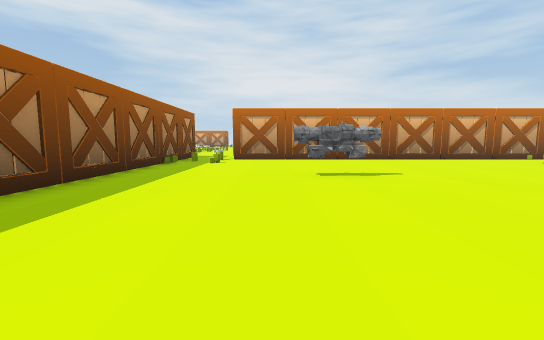
View 1 (above)

13 first-person views from a walk through a 3-D level made in the Unity game engine. The camera is 1.4 m above the floor, tilts 6° down and sees 90° across. The floor is counted in squares, 2 m on a side. Each view is taken from the middle of a square. On the plan, view 1 faces up. The plan holds only what a view shows up to about 9 squares ahead; the rest is blank. The place goes on beyond the plan. Some surface patterns are stand-ins.

View 2
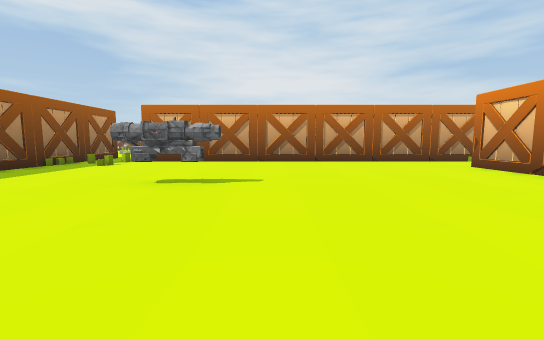

View 3
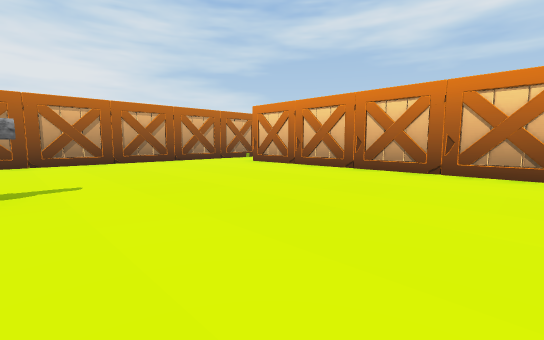

View 4
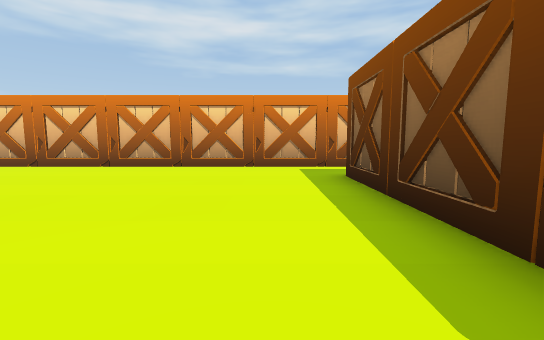

View 5
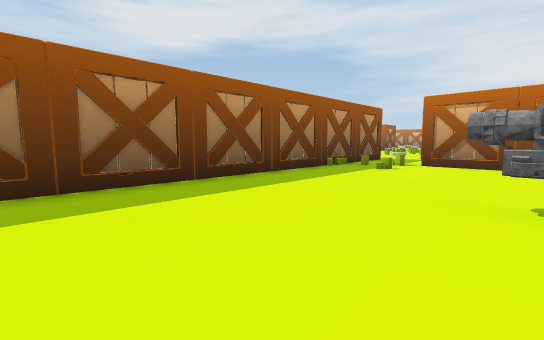

View 6
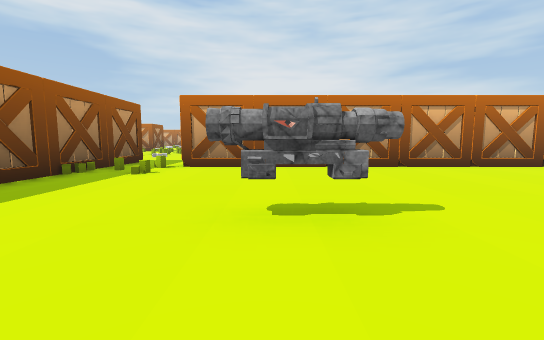

View 7
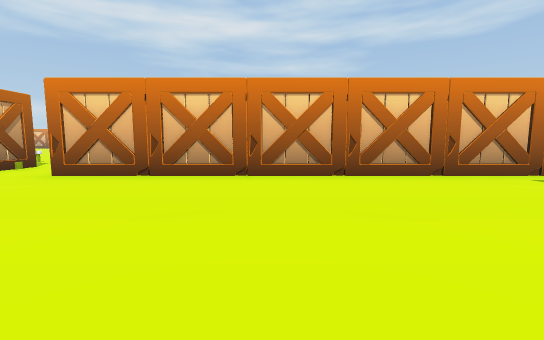

View 8
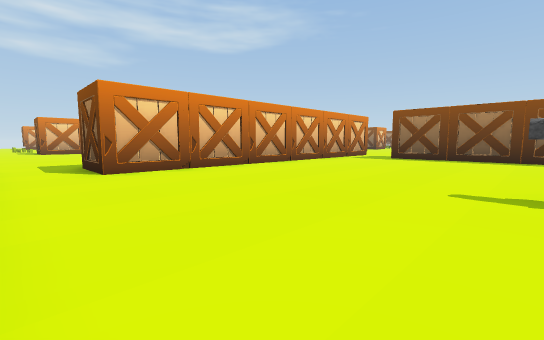

View 9
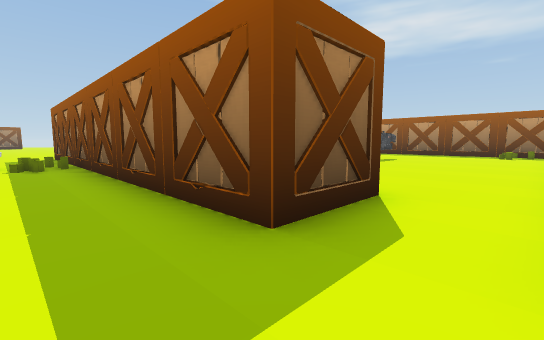

View 10
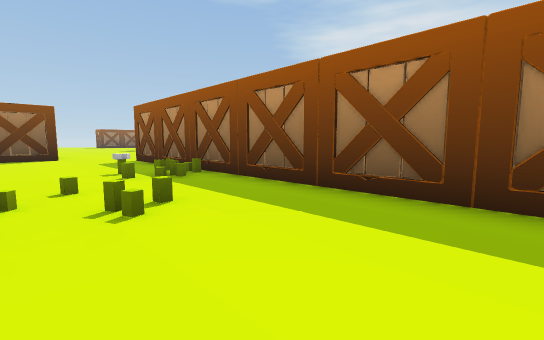

View 11
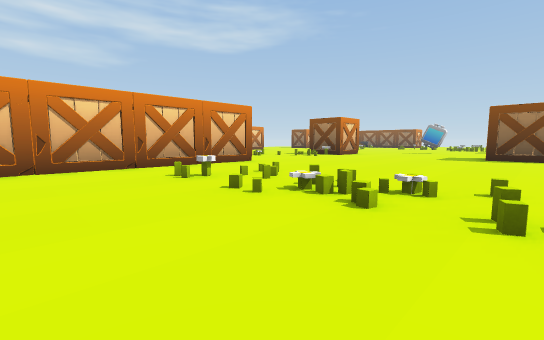

View 12
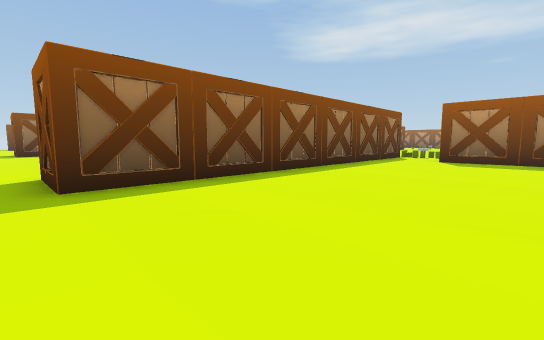

View 13
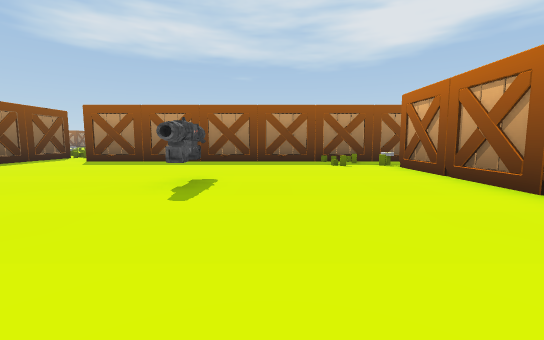

### Floor plan
Key: @ floor where view 1 was taken; # wall or solid block; x gap in a wall; . floor; / step, stairs or slope; = window, fence, low wall or low ledge; O other object.
Columns run from 4 left of view 1 to 21 right of it. Each row starts with its distance up from view 1.
 10 O.x................
  9 #.#................
  8 O............##...
  7 #............O#..........O
  6 O....OO......##..........#
  5 #............O#..........O
  4 O............##..=.=..=..#
  3 #............O#....../...O
  2 #............##..........#
  1 O............O#==........O
  0  ...@........##.........
 -1  ............O#........
 -2  ##########..##.......
 -3  O O O O OO. OO .....
 -4           ..    ....
 -5           ..     ..
 -6           ..     ##
 -7           ..     OO
 -8           ..
 -9           ..

Where each view was taken, in squares from view 1:
view 1: 0 up, 0 right, facing up
view 2: 1 up, 3 right, facing up
view 3: 1 up, 2 right, facing up-right
view 4: 0 up, 1 right, facing right
view 5: 2 up, 1 right, facing up-left
view 6: 3 up, 1 right, facing up
view 7: 4 up, 3 right, facing right
view 8: 10 up, 2 right, facing down-right
view 9: 10 up, 12 right, facing down-left
view 10: 7 up, 14 right, facing down-left
view 11: 7 up, 13 right, facing down-right
view 12: 3 up, 7 right, facing down-left
view 13: 7 up, 6 right, facing left
